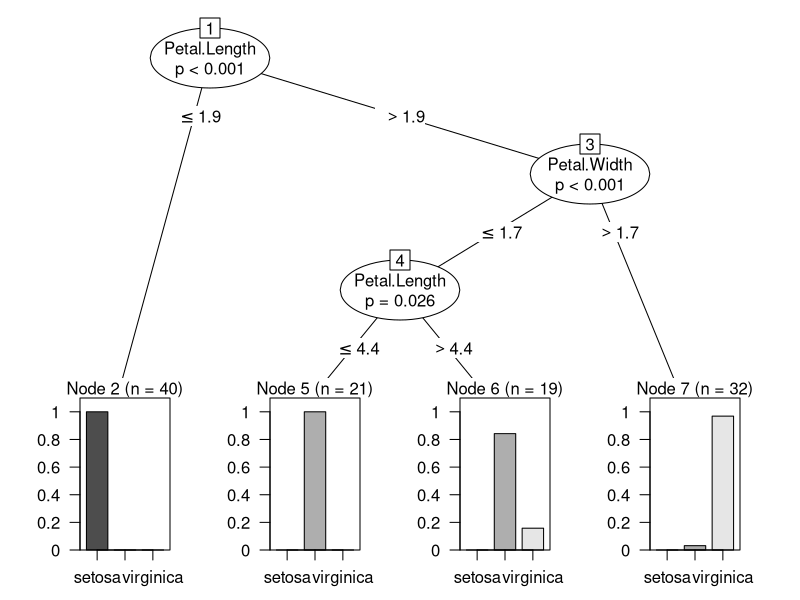
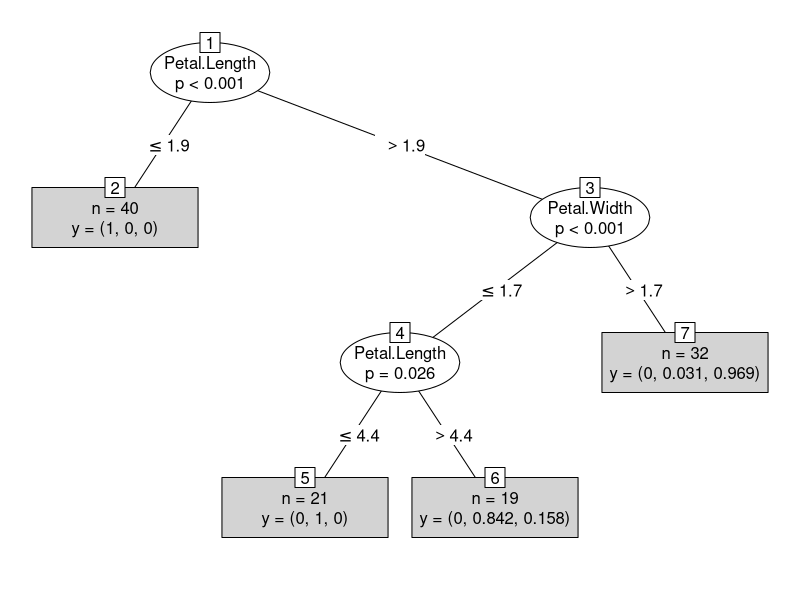

Recreate these plots in R, in order.
### R code from vignette source 'ch-decision-trees.rnw'
## install R packages from CRAN
pkgs <- c("caret", "data.table", "dplyr", "e1071", "ggplot2", "MASS", "party","rpart.plot", "scatterplot3d")


## exclude packages already installed
pkgs.installed <- installed.packages()
pkgs.to.install <- setdiff(pkgs, pkgs.installed[, 1])
print("Packages to install:")
print(pkgs.to.install)
install.packages(pkgs.to.install)

#use iris data set
str(iris) #Display structure & result shows the predictor values
set.seed(1234) 
ind <- sample(2, nrow(iris), replace=TRUE, prob=c(0.7, 0.3)) # Create the sample
trainData <- iris[ind==1,]
trainData
testData <- iris[ind==2,]

#*****************************************************************************************************
#use party package to model decision tree

#The package "party" has the function ctree() which is used to create and analyze decision tree
#Syntax: ctree(formula, data)
#formula: formula describing the predictor and response variables.
#data: name of the data set used

library(party) # Load the party package
myFormula <- Species ~ Sepal.Length + Sepal.Width + Petal.Length + Petal.Width
iris_ctree <- ctree(myFormula, data=trainData)

# check the prediction
table(predict(iris_ctree), trainData$Species)

#plot tree
print(iris_ctree)
plot(iris_ctree)
plot(iris_ctree, type="simple")


# predict on test data
testPred <- predict(iris_ctree, newdata = testData)
table(testPred, testData$Species)
